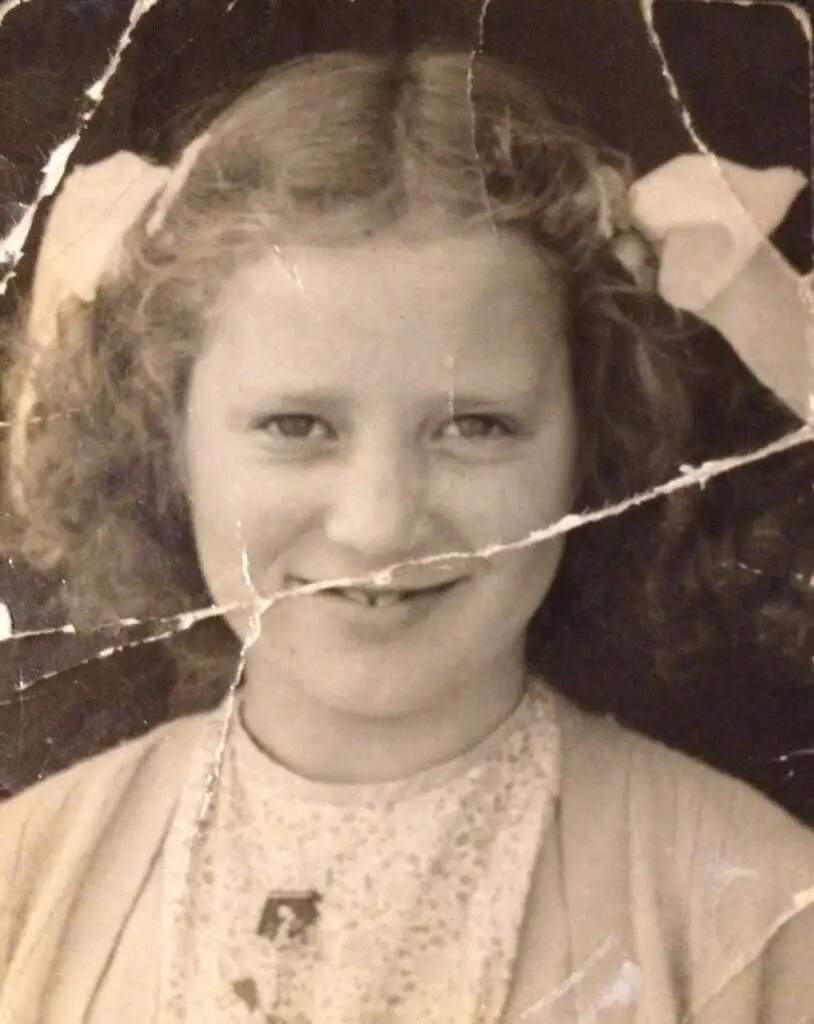
#> input picture Opecv Code/PJM-814x1024.jpg, 814 x 1024 px
$ python InPaint2.py
#> lines starting #> are read from the running program, lines starting #| are printed output that depends on the picture; after the words box and inside, x2 and y2 are one past the last pixel; in counts of white or black regions, pixels touching at a corner belong together
#> further down, original_faded is the input picture: shape (1024, 814, 3); mean B, G, R 109, 128, 149.8
import cv2
import numpy as np
from matplotlib import pyplot as plt


def process_image(I: np.ndarray) -> np.ndarray:

    copy_img = I.copy()

    hight, width, deep = copy_img.shape
#> hight = 1024; width = 814; deep = 3
    # print(copy_img.shape)

    lowerRange = np.array([180, 180, 180])
    upperRange = np.array([255, 255, 255])

    thresh_img = cv2.inRange(copy_img, lowerRange, upperRange)
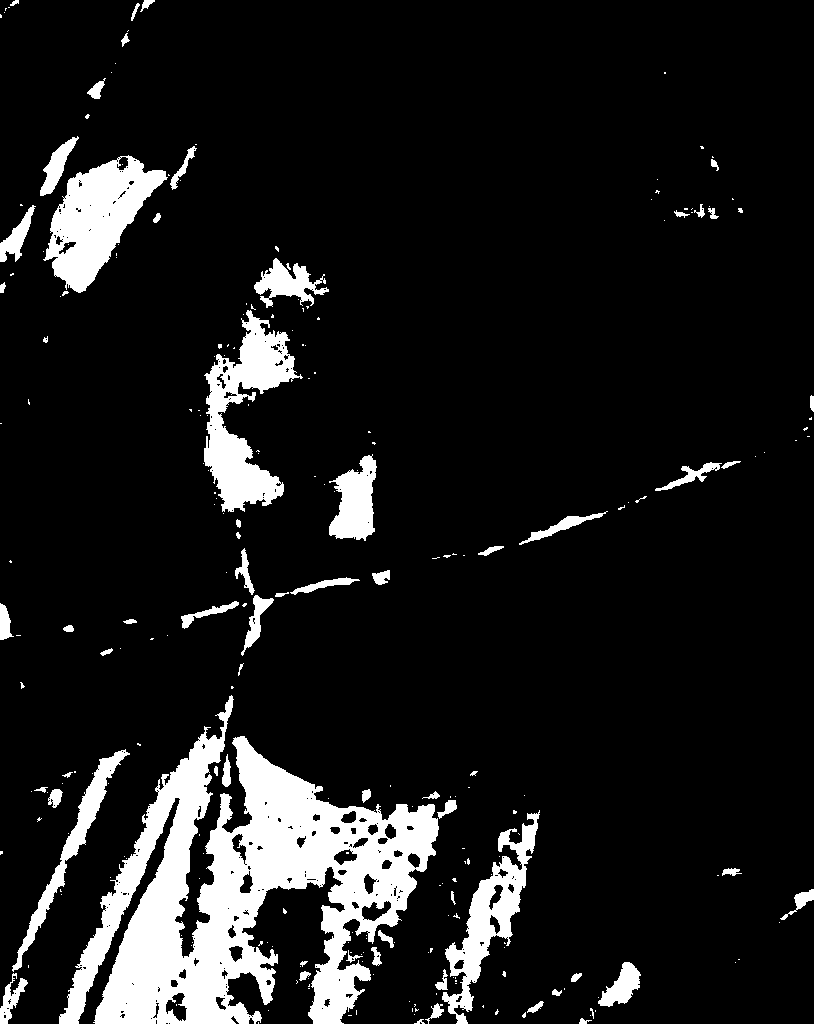
#> thresh_img: shape (1024, 814); 11% white; 256 white regions (186 under 20 px), largest, box (x1, y1, x2, y2) and area: (59, 695, 439, 1024) 50962, (43, 155, 168, 293) 8364, (204, 310, 303, 512) 8346
    cv2.imshow("thresh", thresh_img)

    kernal = np.ones((3, 3), np.uint8)

    # iteration is dilate the image how many times
    dilate_res = cv2.dilate(thresh_img, kernal, iterations=1)
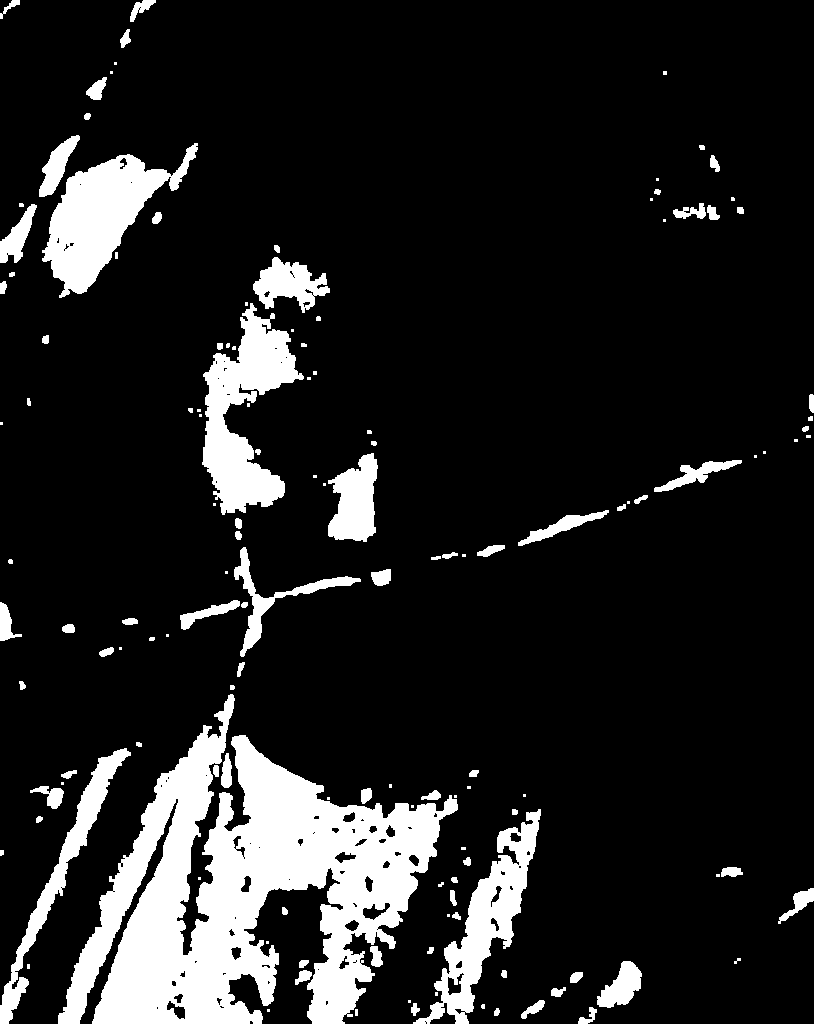
#> dilate_res: shape (1024, 814); 13.2% white; 139 white regions (48 under 20 px), largest, box (x1, y1, x2, y2) and area: (58, 694, 458, 1024) 57942, (202, 303, 304, 515) 9937, (42, 143, 198, 298) 9741

    result_img = cv2.inpaint(copy_img, dilate_res, inpaintRadius=3, flags=cv2.INPAINT_TELEA)
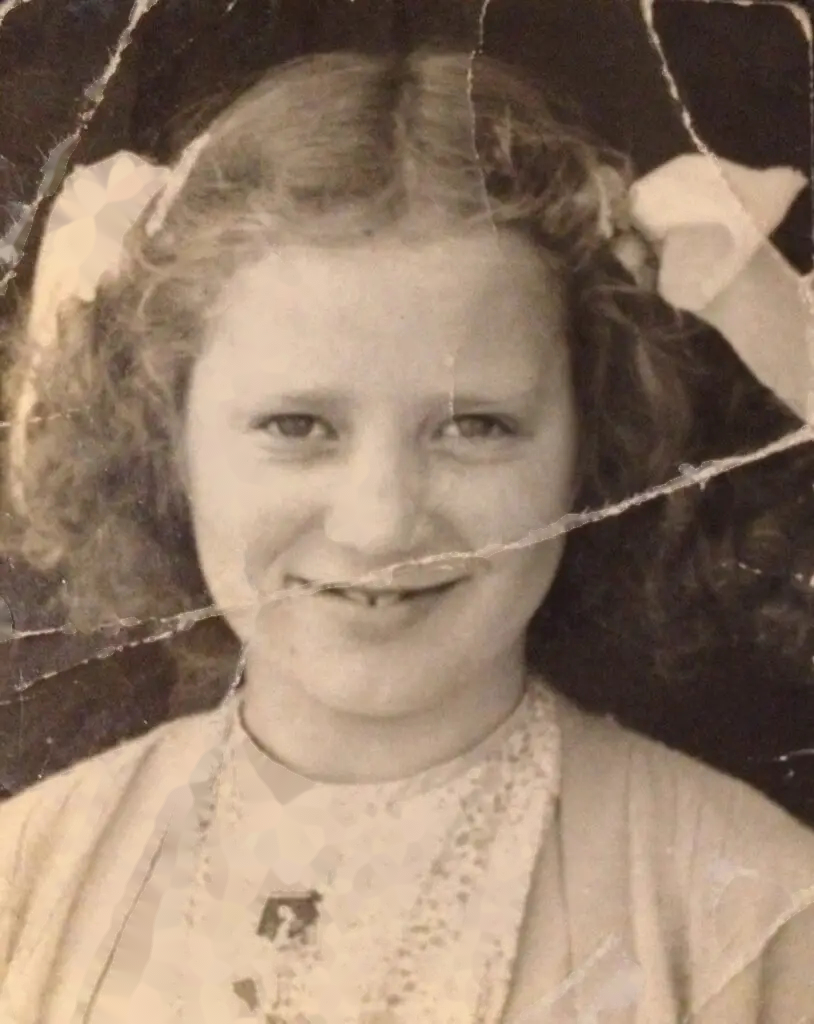
#> result_img: shape (1024, 814, 3); mean B, G, R 106.5, 125.5, 147.4

    return result_img


# Please DO NOT change any of the code below. All modifications to this template should
# occur inside the **process_image** function

fig, axs = plt.subplots(2, 2)
original_faded = cv2.imread('PJM-814x1024.jpg')
improved_faded = process_image(original_faded)


cv2.imshow("original_faded", original_faded)
cv2.imshow("improved_faded", improved_faded)
cv2.waitKey(0)
cv2.destroyAllWindows()

$ run again, with Opecv Code/faded.jpg copied over Opecv Code/PJM-814x1024.jpg
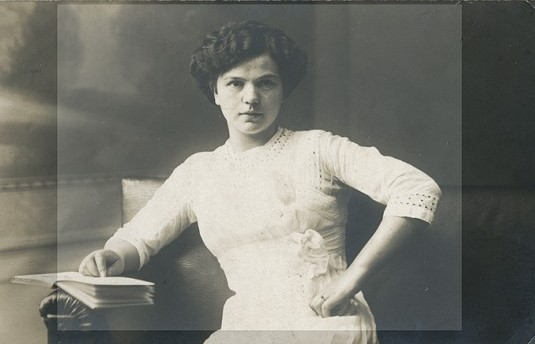
#> input picture Opecv Code/faded.jpg, 535 x 344 px
#> original_faded is the input picture: shape (344, 535, 3); mean B, G, R 110.9, 118.2, 117.7
#> in process_image, `thresh_img = cv2.inRange(copy_img, lowerRange, upperRange)`:
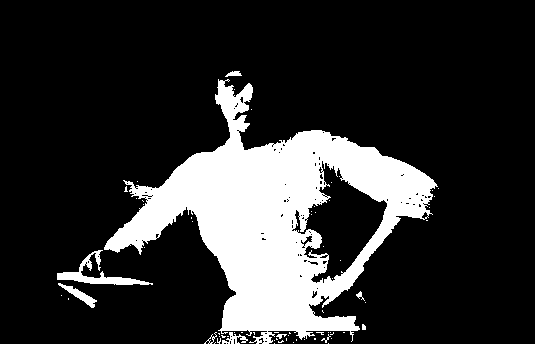
#> thresh_img: shape (344, 535); 18.7% white; 67 white regions (57 under 20 px), largest, box (x1, y1, x2, y2) and area: (104, 79, 438, 344) 32765, (57, 250, 153, 285) 837, (58, 283, 97, 308) 267
#> dilate_res: shape (344, 535); 21.1% white; 8 white regions (5 under 20 px), largest, box (x1, y1, x2, y2) and area: (56, 70, 440, 344) 38344, (57, 282, 98, 309) 403, (355, 290, 367, 304) 88
#> in process_image, `result_img = cv2.inpaint(copy_img, dilate_res, inpaintRadius=3, flags=..`:
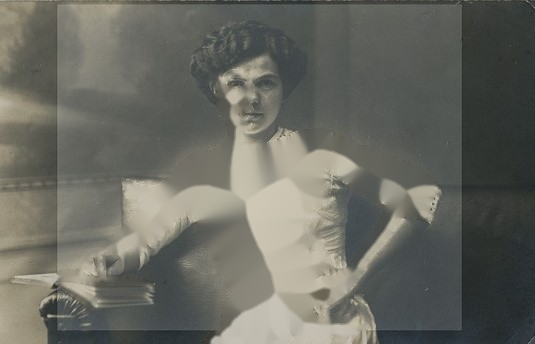
#> result_img: shape (344, 535, 3); mean B, G, R 97.7, 105.4, 104.7

$ run again, with Opecv Code/faded2.jpg copied over Opecv Code/PJM-814x1024.jpg
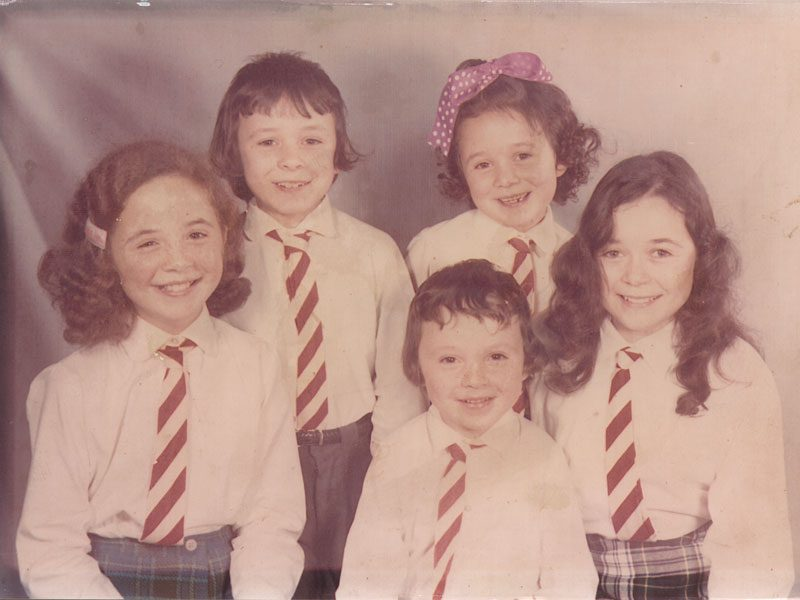
#> input picture Opecv Code/faded2.jpg, 800 x 600 px
#> original_faded is the input picture: shape (600, 800, 3); mean B, G, R 137.5, 146.9, 183.3
#> in process_image, `thresh_img = cv2.inRange(copy_img, lowerRange, upperRange)`:
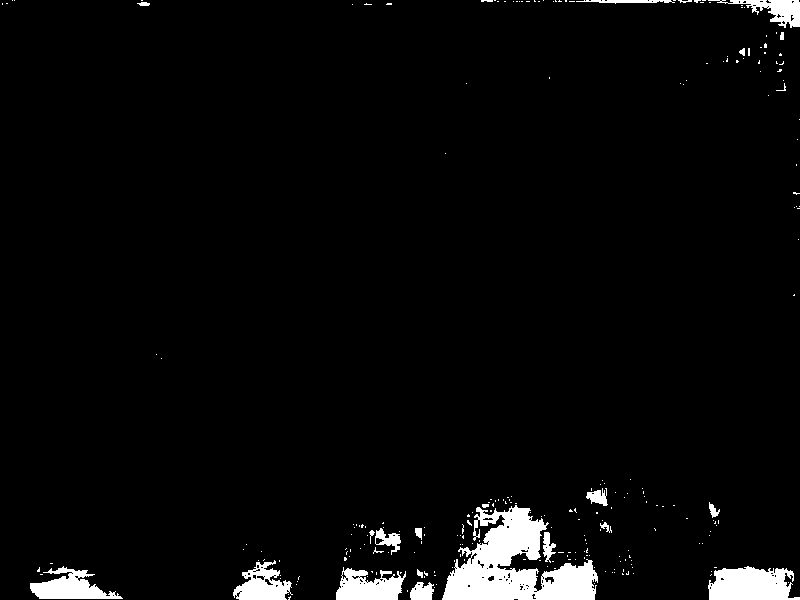
#> thresh_img: shape (600, 800); 3.7% white; 249 white regions (225 under 20 px), largest, box (x1, y1, x2, y2) and area: (442, 505, 598, 600) 7714, (708, 566, 800, 600) 2429, (30, 566, 123, 599) 1579
#> in process_image, `dilate_res = cv2.dilate(thresh_img, kernal, iterations=1)`:
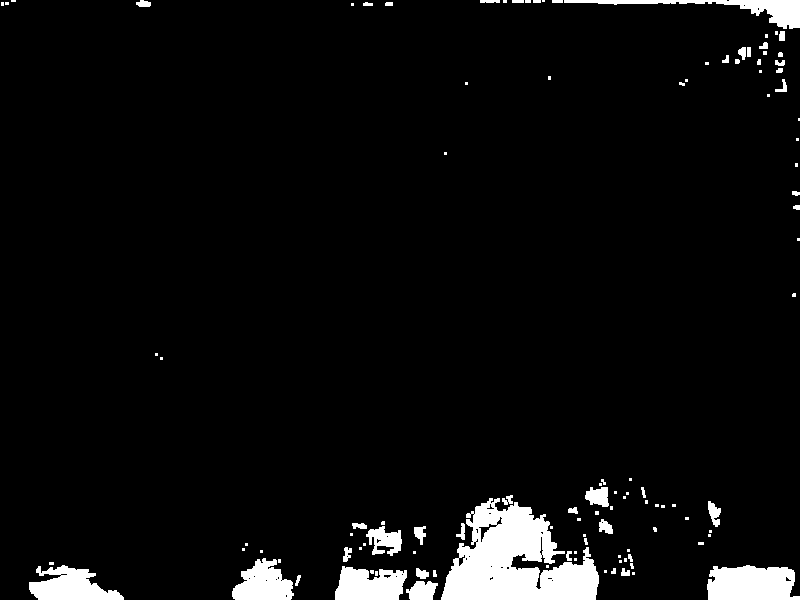
#> dilate_res: shape (600, 800); 5% white; 113 white regions (67 under 20 px), largest, box (x1, y1, x2, y2) and area: (441, 498, 599, 600) 9701, (707, 565, 800, 600) 2760, (29, 565, 124, 600) 2035

$ run again, with Opecv Code/image25201.jpg copied over Opecv Code/PJM-814x1024.jpg
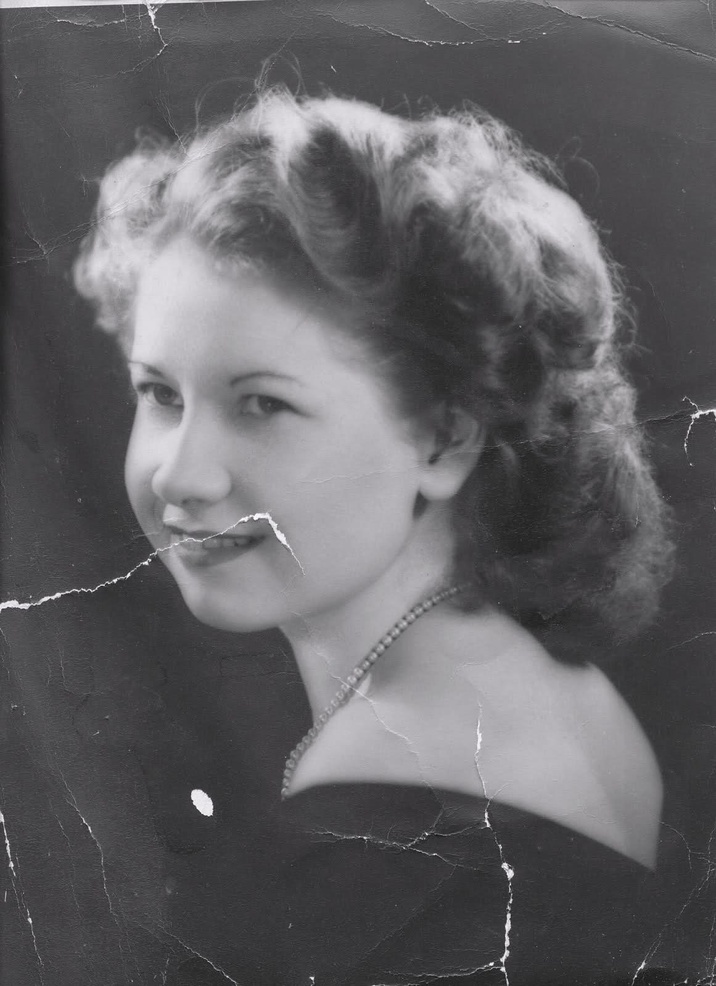
#> input picture Opecv Code/image25201.jpg, 716 x 986 px, shrunk from 1161 x 1599 before the run
#> original_faded is the input picture: shape (986, 716, 3); mean B, G, R 100.2, 97.5, 98.3
#> in process_image, `thresh_img = cv2.inRange(copy_img, lowerRange, upperRange)`:
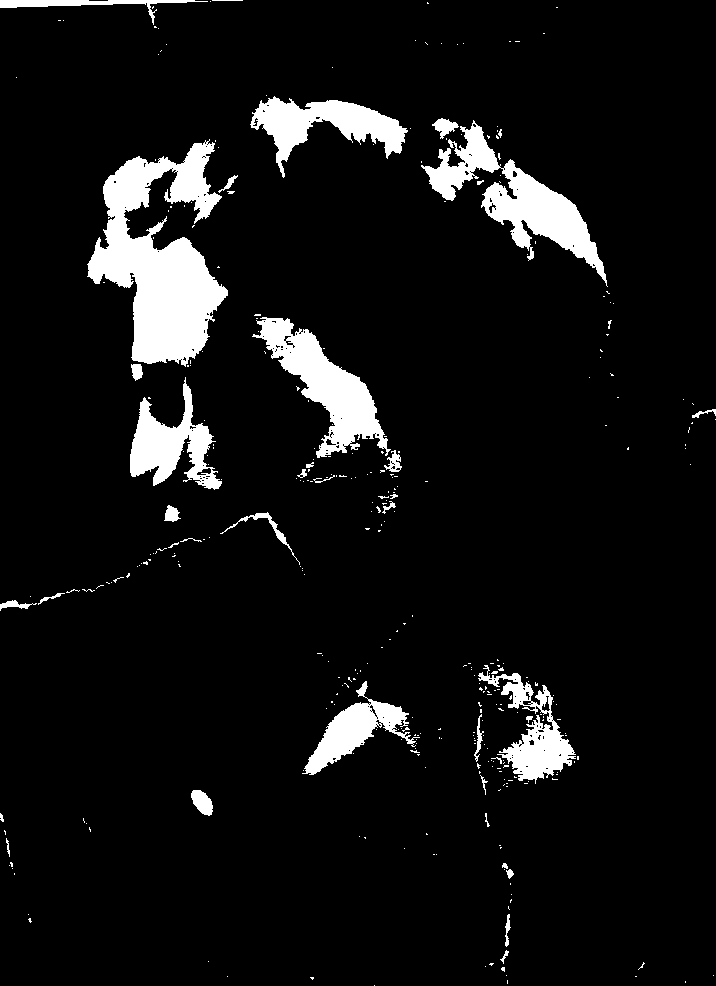
#> thresh_img: shape (986, 716); 7.4% white; 347 white regions (308 under 20 px), largest, box (x1, y1, x2, y2) and area: (87, 139, 228, 367) 15969, (421, 120, 608, 287) 7996, (252, 317, 391, 458) 6687
#> dilate_res: shape (986, 716); 9.3% white; 144 white regions (84 under 20 px), largest, box (x1, y1, x2, y2) and area: (86, 138, 239, 382) 18236, (420, 117, 609, 288) 9997, (251, 313, 403, 479) 8284
#> in process_image, `result_img = cv2.inpaint(copy_img, dilate_res, inpaintRadius=3, flags=..`:
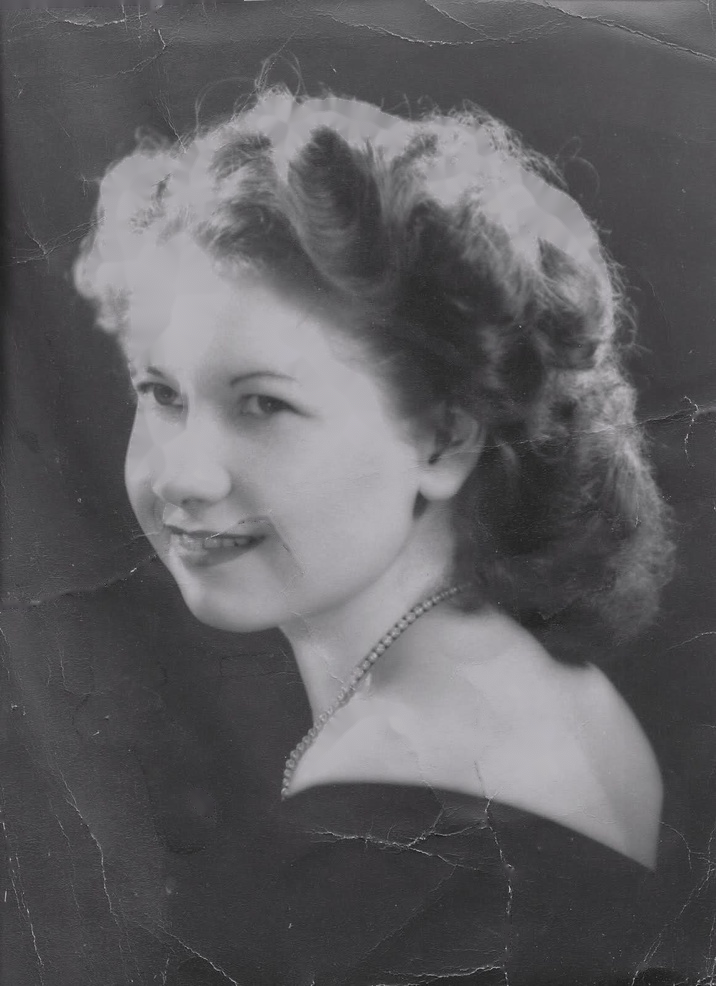
#> result_img: shape (986, 716, 3); mean B, G, R 97.7, 95, 95.9
